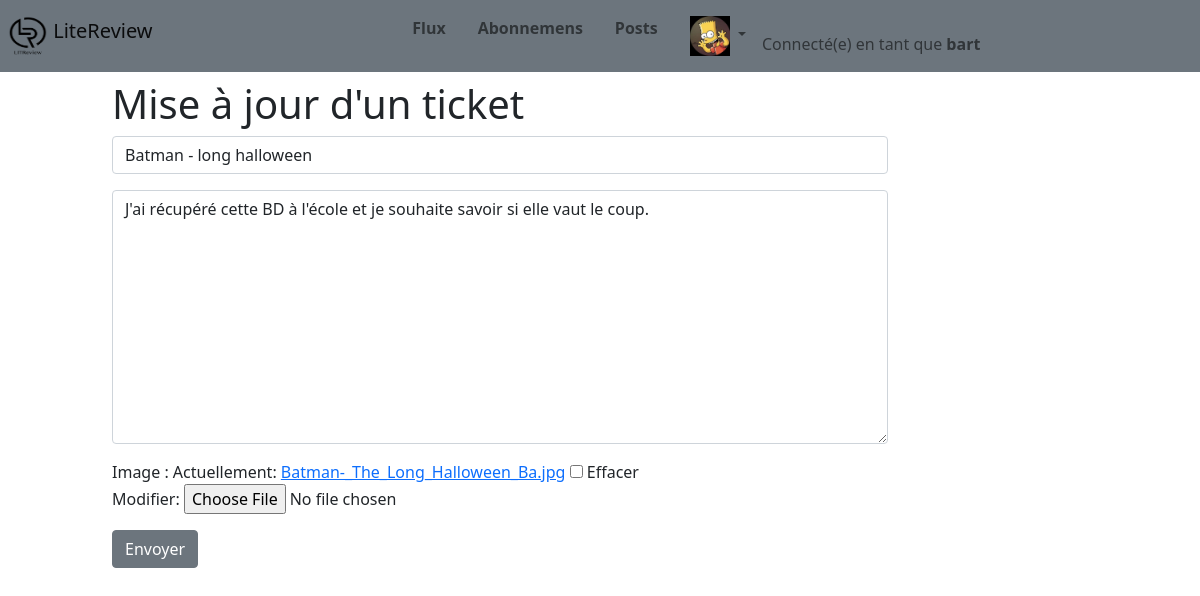
/tickets/1/update/ (signed in), run on the app's committed database.
### authentication/models.py (models this page shows)
class User(AbstractUser):
    profile_photo = models.ForeignKey(AvatarPic, null=True, on_delete=models.SET_NULL, blank=True, related_name='profile_pic')
    following = models.ManyToManyField('self',
                                     blank=True,
                                     symmetrical=False,
                                     verbose_name='Suivre',
                                     through='UserFollows',
                                     )

### feed/models.py (models this page shows, shortened)
class Photo(models.Model):
    image = models.ImageField(blank=True)
    caption = models.CharField(max_length=128, blank=True)
    user = models.ForeignKey(settings.AUTH_USER_MODEL, on_delete=models.CASCADE)
    time_created = models.DateTimeField(auto_now_add=True)
    IMAGE_MAX_SIZE = (800, 800)

class Ticket(models.Model):
    title = models.CharField(max_length=30)
    photo = models.ForeignKey(TicketPic, null=True, on_delete=models.SET_NULL, blank=True)
    description = models.CharField(max_length=1000)
    user = models.ForeignKey(
        to=settings.AUTH_USER_MODEL, on_delete=models.CASCADE)
    time_created = models.DateTimeField(auto_now_add=True)

### feed/views.py (the view)
# urls.py: path('tickets/<int:ticket_id>/update/', views.ticket_update, name='ticket-update'),
@login_required
def ticket_update(request, ticket_id):
    ticket = Ticket.objects.get(id=ticket_id)
    if ticket.user != request.user:
        return redirect('feed')
    if request.method == 'POST':
        ticket_form = TicketForm(request.POST, instance=ticket)
        photo_form = TicketPicForm(request.POST, request.FILES, instance=ticket.photo)
        if all([ticket_form.is_valid(), photo_form.is_valid()]):
            photo = photo_form.save(commit=False)
            photo.user = request.user
            ticket = ticket_form.save(commit=False)
            ticket.user = request.user
            ticket.update_photo(photo)
            messages.add_message(request,
                                 messages.SUCCESS,
                                 'Ticket mis à jour avec succès',
                                 extra_tags="alert alert-success")
            return redirect('feed')
    else:
        ticket_form = TicketForm(instance=ticket)
        photo_form = TicketPicForm(instance=ticket.photo)
    context = {
    'ticket_form': ticket_form,
    'photo_form': photo_form
    }
    return render(request,
                  'feed/ticket_update.html',
                  context)

### feed/forms.py
class TicketForm(forms.ModelForm):
    def __init__(self, *args, **kwargs):
        super().__init__(*args, **kwargs)
        self.fields['title'].label = ""
        self.fields['description'].label = ""
    class Meta:
        model = Ticket
        fields = ('title', 'description')
        widgets = {
        'title': forms.TextInput(attrs={
            'class': "form-control",
            'placeholder': 'Titre'
            }),
        'description': forms.Textarea(attrs={
            'class': "form-control",
            'placeholder': 'Description'
            })
        }

class TicketPicForm(PhotoForm):
    class Meta:
        model = TicketPic
        fields = ['image']

### feed/templates/feed/ticket_update.html (shortened to what this page needs)
{% extends 'feed/base.html' %}
{% block content %}
  <h1>Mise à jour d'un ticket</h1>
  <form action="" method="post" enctype="multipart/form-data" >
  {{ ticket_form.as_p }}
  {{ photo_form.as_p }}
  <input type="submit" class="btn btn-secondary" value="Envoyer">
  </form>
{% endblock %}

### feed/templates/feed/base.html (shortened to what this page needs)
{% load static %}
<html>
  <head>
      <link rel="stylesheet" href="{% static 'feed/bootstrap.css' %}">
  </head>
  <body>
    <nav class="navbar navbar-expand-md navbar-light bg-secondary fixed-top">
      <a class="navbar-brand px-2" href="{% url 'feed' %}">
        <img src="{% static 'feed/images/litreview_logo.png'%}" width="40" height="40" class="d-inline-block align-top" alt="">
        LiteReview
      </a>
      {% if user.is_authenticated %}
      <div class="collapse navbar-collapse justify-content-center px-4" id="navbarSupportedContent">
        <ul class="navbar-nav mr-auto">
          <li class="nav-item px-2">
            <a class="nav-link" href="{% url 'feed' %}"><b>Flux</b></a>
          </li>
          <li class="nav-item px-2">
            <a class="nav-link" href="{% url 'follow-users' %}"><b>Abonnemens</b></a>
          </li>
          <li class="nav-item px-2">
            <a class="nav-link" href="{% url 'my-posts' %}"><b>Posts</b></a>
          </li>
          <li class="nav-item px-2">
            <a class="nav-link dropdown-toggle" href="#" id="navbarDropdown" role="button" data-toggle="dropdown" aria-haspopup="true" aria-expanded="false">
              {% if user.profile_photo.image %}
                  <img src="{{ user.profile_photo.image.url }}" width="40" height="40">
              {% else %}
                  <img src="{% static 'feed/images/default_profile.png'%}" width="40" height="40">
              {% endif %}
            </a>
          </li>
          <span class="navbar-text align-self-end">
            Connecté(e) en tant que <b>{{ user }}</b>
          </span>
        </ul>
      </div>
      {% else %}
      <span class="navbar-text">
        Merci de vous connecter afin d'accèder aux fonctionnalités de l'application
      </span>
      {% endif %}
    </nav>
    <div class="main" style="padding-top : 80px;">
      <div class ="container-fluid">
        <div class="row">
          <div class="col-md-8 offset-md-1">
              {% block content %}{% endblock content %}
          </div>
        </div>
      </div>
    </div>
    </body>
</html>

### data on the page
User: profile_photo.image (picture), username "bart"
Ticket: title "Batman - long halloween", description "J'ai récupéré cette BD à l'école et je souhaite savoir si elle vaut le coup."
